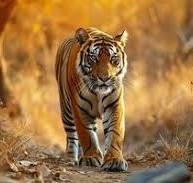
#> input picture image_processing_code/tiger.jpeg, 193 x 183 px, found by its file name
$ python transformations.py
#> lines starting #> are read from the running program, lines starting #| are printed output that depends on the picture
import cv2
import numpy as np

# Load image
image = cv2.imread('/home/wot-raj/image_processing_code/tiger.jpeg')
#> image is the input picture: shape (183, 193, 3); mean B, G, R 66.8, 117, 158.8
height, width = image.shape[:2]
#> height = 183; width = 193

# Translation
tx, ty = 50, 30  # Shift right by 50 pixels, down by 30 pixels
M = np.float32([[1, 0, tx], [0, 1, ty]])
translated_image = cv2.warpAffine(image, M, (width, height))
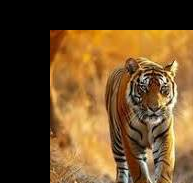
#> translated_image: shape (183, 193, 3); mean B, G, R 39, 74.6, 103.7

# Rotation
center = (width // 2, height // 2)
#> center = (96, 91)
angle = -45  # Rotate 45 degrees clockwise
scale = 1.0
M = cv2.getRotationMatrix2D(center, angle, scale)
rotated_image = cv2.warpAffine(image, M, (width, height))
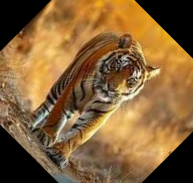
#> rotated_image: shape (183, 193, 3); mean B, G, R 56.9, 98.9, 133.5

# Display results
cv2.imshow('Translated Image', translated_image)
cv2.imshow('Rotated Image', rotated_image)
cv2.waitKey(0)
cv2.destroyAllWindows()
